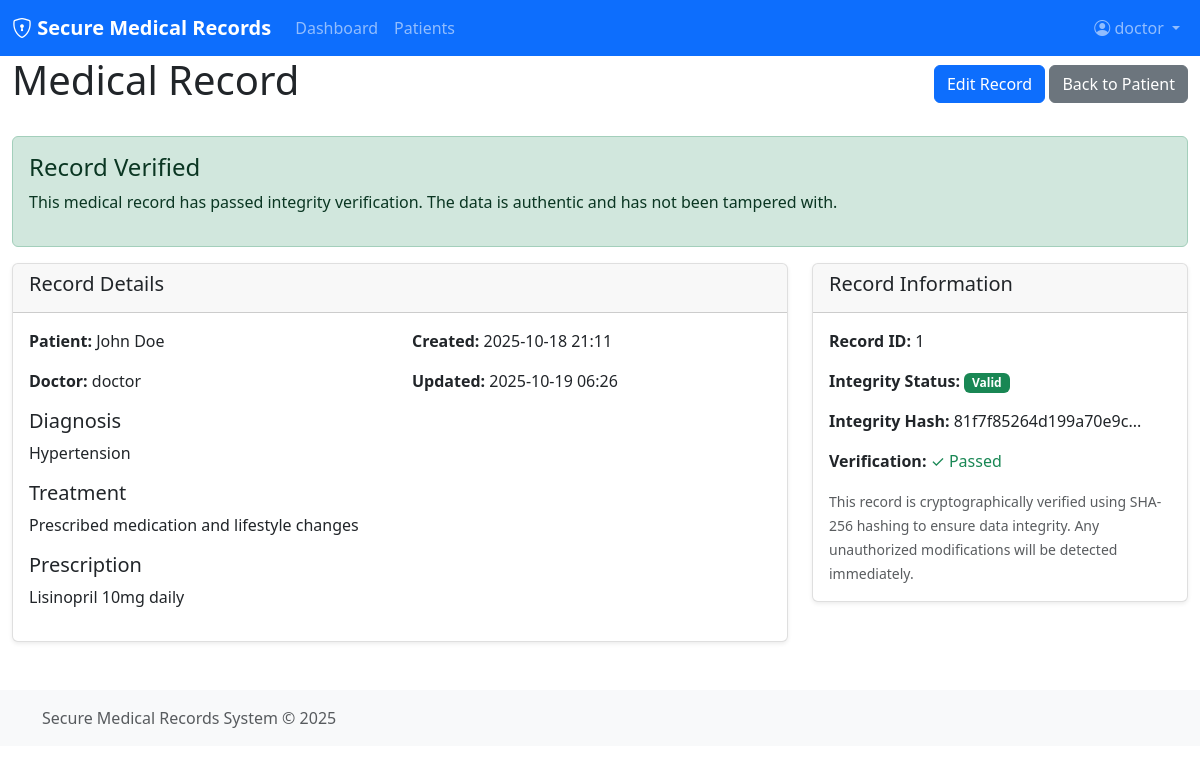
Page /records/1 (signed in) on the committed database.
### app/models/models.py (models this page shows, shortened)
class Patient(db.Model):
    id = db.Column(db.Integer, primary_key=True)
    name = db.Column(db.String(100), nullable=False, index=True)
    dob = db.Column(db.Date, nullable=False)
    gender = db.Column(db.String(10), nullable=False)
    medical_record_number = db.Column(db.String(50), unique=True, nullable=False, index=True)
    created_at = db.Column(db.DateTime, default=datetime.utcnow, index=True)
    phone = db.Column(db.String(20), nullable=True)
    email = db.Column(db.String(120), nullable=True, index=True)
    address = db.Column(db.Text, nullable=True)
    emergency_contact_name = db.Column(db.String(100), nullable=True)
    emergency_contact_phone = db.Column(db.String(20), nullable=True)
    blood_type = db.Column(db.String(10), nullable=True)
    allergies = db.Column(db.Text, nullable=True)

class User(db.Model):
    id = db.Column(db.Integer, primary_key=True)
    username = db.Column(db.String(80), unique=True, nullable=False, index=True)
    email = db.Column(db.String(120), unique=True, nullable=False, index=True)
    password_hash = db.Column(db.String(128), nullable=False)
    role = db.Column(db.String(20), nullable=False, index=True)  # doctor, nurse, admin, board_member
    created_at = db.Column(db.DateTime, default=datetime.utcnow, index=True)

class MedicalRecord(db.Model):
    id = db.Column(db.Integer, primary_key=True)
    patient_id = db.Column(db.Integer, db.ForeignKey('patient.id'), nullable=False, index=True)
    doctor_id = db.Column(db.Integer, db.ForeignKey('user.id'), nullable=False, index=True)
    diagnosis = db.Column(db.Text, nullable=False)
    treatment = db.Column(db.Text, nullable=False)
    prescription = db.Column(db.Text)
    created_at = db.Column(db.DateTime, default=datetime.utcnow, index=True)
    updated_at = db.Column(db.DateTime, default=datetime.utcnow, onupdate=datetime.utcnow, index=True)
    encrypted_data = db.Column(db.Text)  # For storing encrypted sensitive fields
    record_hash = db.Column(db.String(64), nullable=True)
    patient = db.relationship('Patient', backref=db.backref('medical_records', lazy=True))
    doctor = db.relationship('User', backref=db.backref('medical_records', lazy=True))
    def calculate_hash(self):
        record_data = {
            'id': self.id,
            'patient_id': self.patient_id,
            'doctor_id': self.doctor_id,
            'diagnosis': self.diagnosis,
            'treatment': self.treatment,
            'prescription': self.prescription,
            'created_at': self.created_at.isoformat() if self.created_at else None
        }
        record_str = json.dumps(record_data, sort_keys=True, separators=(',', ':'))
        return hashlib.sha256(record_str.encode('utf-8')).hexdigest()
    def verify_integrity(self):
        if not self.record_hash:
            return False
        calculated_hash = self.calculate_hash()
        is_valid = self.record_hash == calculated_hash
        import logging
        logger = logging.getLogger(__name__)
        if not is_valid:
            logger.warning(f"INTEGRITY CHECK FAILED: Record {self.id} - Stored hash: {self.record_hash} - Calculated hash: {calculated_hash}")
        return is_valid

### app/routes/main.py (the view, shortened to what this page needs)
@main_bp.route('/records/<int:record_id>')
@require_role('doctor')
def view_record(record_id):
    try:
        record = MedicalRecord.query.get_or_404(record_id)
        decrypted_data = None
        user_role = session.get('user_role')
        if user_role in ['board_member', 'admin']:
            decrypted_data = record.decrypt_sensitive_data(user_role)
        is_valid = record.verify_integrity()
        log_audit_action(session['user_id'], 'view', 'medical_record', record_id, db.session)
        record_audits = []
        if session.get('user_role') == 'admin':
            record_audits = AuditLog.query.filter_by(
                table_name='medical_record',
                record_id=record_id
            ).order_by(desc(AuditLog.timestamp)).all()
        return render_template('view_record.html', record=record, is_valid=is_valid, record_audits=record_audits, decrypted_data=decrypted_data)
    except Exception as e:
        logger.error(f"Error viewing medical record: {str(e)}")
        flash('An error occurred while viewing the medical record', 'error')
        return redirect(url_for('main.patients'))

### app/__init__.py (called while the page is built)
def format_datetime_utc(value, format='%Y-%m-%d %H:%M'):
    if value is None:
        return ""
    if isinstance(value, datetime):
        if value.tzinfo is None:
            utc_value = value.replace(tzinfo=timezone.utc)
        else:
            utc_value = value
        ist_offset = timedelta(hours=5, minutes=30)
        local_value = utc_value + ist_offset
        return local_value.strftime(format)
    return value

### app/blockchain/blockchain.py (called while the page is built)
def add_audit_record(action, user_id, table_name, record_id, details=""):
    audit_data = {
        "action": action,
        "user_id": user_id,
        "table_name": table_name,
        "record_id": record_id,
        "details": details,
        "timestamp": datetime.utcnow().isoformat()
    }
    block = medical_audit_blockchain.add_block(audit_data)
    return block

    def calculate_hash(self):
        block_string = json.dumps({
            "index": self.index,
            "previous_hash": self.previous_hash,
            "timestamp": self.timestamp,
            "data": self.data,
            "nonce": self.nonce
        }, sort_keys=True).encode()
        return hashlib.sha256(block_string).hexdigest()

    def get_latest_block(self):
        return self.chain[-1]

    def add_block(self, data):
        latest_block = self.get_latest_block()
        new_block = Block(
            index=latest_block.index + 1,
            previous_hash=latest_block.hash,
            timestamp=time.time(),
            data=data
        )
        self.chain.append(new_block)
        return new_block

### app/utils/security.py (called while the page is built)
def log_audit_action(user_id, action, table_name, record_id, db_session):
    from app.models.models import AuditLog, User
    user = User.query.get(user_id)
    username = user.username if user else "Unknown"
    audit_log = AuditLog(
        user_id=user_id,
        action=action,
        table_name=table_name,
        record_id=record_id,
        ip_address=request.remote_addr
    )
    db_session.add(audit_log)
    db_session.commit()
    import logging
    logger = logging.getLogger(__name__)
    logger.info(f"AUDIT: User {username}({user_id}) performed '{action}' on {table_name}:{record_id} from IP {request.remote_addr}")
    try:
        from app.blockchain.blockchain import add_audit_record
        add_audit_record(action, user_id, table_name, record_id, f"User: {username}")
    except Exception as e:
        logger.error(f"Failed to add audit record to blockchain: {e}")

### app/templates/view_record.html (shortened to what this page needs)
{% extends "base.html" %}
{% block content %}
<div class="d-flex justify-content-between align-items-center mb-4">
    <h1>Medical Record</h1>
    <div>
        {% if session.user_role == 'doctor' %}
        <a href="{{ url_for('main.edit_record', record_id=record.id) }}" class="btn btn-primary">Edit Record</a>
        {% endif %}
        <a href="{{ url_for('main.view_patient', patient_id=record.patient_id) }}" class="btn btn-secondary">Back to Patient</a>
    </div>
</div>
{% if not is_valid %}
<div class="alert alert-danger">
    <h4 class="alert-heading">Warning!</h4>
    <p>This medical record has failed the integrity check. The record may have been tampered with.</p>
    <hr>
    <p class="mb-0">Please contact your system administrator immediately.</p>
</div>
{% else %}
<div class="alert alert-success">
    <h4 class="alert-heading">Record Verified</h4>
    <p>This medical record has passed integrity verification. The data is authentic and has not been tampered with.</p>
</div>
{% endif %}
<div class="row">
    <div class="col-md-8">
        <div class="card">
            <div class="card-header">
                <h5>Record Details</h5>
            </div>
            <div class="card-body">
                <div class="row">
                    <div class="col-md-6">
                        <p><strong>Patient:</strong> {{ record.patient.name }}</p>
                        <p><strong>Doctor:</strong> {{ record.doctor.username }}</p>
                    </div>
                    <div class="col-md-6">
                        <p><strong>Created:</strong> {{ record.created_at | datetime_utc('%Y-%m-%d %H:%M') }}</p>
                        <p><strong>Updated:</strong> {{ record.updated_at | datetime_utc('%Y-%m-%d %H:%M') }}</p>
                    </div>
                </div>
                <h5>Diagnosis</h5>
                {% if decrypted_data and decrypted_data.diagnosis %}
                <div class="alert alert-info">
                    <strong>Decrypted Data:</strong> {{ decrypted_data.diagnosis }}
                </div>
                {% elif session.user_role in ['doctor', 'admin', 'board_member'] and record.diagnosis == '[ENCRYPTED]' %}
                <div class="alert alert-warning">
                    <strong>Note:</strong> This record is encrypted for security. As an authorized user, you can view the decrypted data in the edit form.
                    <a href="{{ url_for('main.edit_record', record_id=record.id) }}" class="btn btn-sm btn-primary">View/Edit Decrypted Data</a>
                </div>
                {% elif record.diagnosis == '[ENCRYPTED]' %}
                <div class="alert alert-secondary">
                    <i class="bi bi-lock"></i> This diagnosis information is encrypted for patient privacy and can only be viewed by authorized medical personnel.
                </div>
                {% else %}
                <p>{{ record.diagnosis }}</p>
                {% endif %}
                <h5>Treatment</h5>
                {% if decrypted_data and decrypted_data.treatment %}
                <div class="alert alert-info">
                    <strong>Decrypted Data:</strong> {{ decrypted_data.treatment }}
                </div>
                {% elif session.user_role in ['doctor', 'admin', 'board_member'] and record.treatment == '[ENCRYPTED]' %}
                <div class="alert alert-warning">
                    <strong>Note:</strong> This record is encrypted for security. As an authorized user, you can view the decrypted data in the edit form.
                    <a href="{{ url_for('main.edit_record', record_id=record.id) }}" class="btn btn-sm btn-primary">View/Edit Decrypted Data</a>
                </div>
                {% elif record.treatment == '[ENCRYPTED]' %}
                <div class="alert alert-secondary">
                    <i class="bi bi-lock"></i> This treatment information is encrypted for patient privacy and can only be viewed by authorized medical personnel.
                </div>
                {% else %}
                <p>{{ record.treatment }}</p>
                {% endif %}
                {% if record.prescription %}
                <h5>Prescription</h5>
                {% if decrypted_data and decrypted_data.prescription %}
                <div class="alert alert-info">
                    <strong>Decrypted Data:</strong> {{ decrypted_data.prescription }}
                </div>
                {% elif session.user_role in ['doctor', 'admin', 'board_member'] and record.prescription == '[ENCRYPTED]' %}
                <div class="alert alert-warning">
                    <strong>Note:</strong> This record is encrypted for security. As an authorized user, you can view the decrypted data in the edit form.
                    <a href="{{ url_for('main.edit_record', record_id=record.id) }}" class="btn btn-sm btn-primary">View/Edit Decrypted Data</a>
                </div>
                {% elif record.prescription == '[ENCRYPTED]' %}
                <div class="alert alert-secondary">
                    <i class="bi bi-lock"></i> This prescription information is encrypted for patient privacy and can only be viewed by authorized medical personnel.
                </div>
                {% else %}
                <p>{{ record.prescription }}</p>
                {% endif %}
                {% endif %}
            </div>
        </div>
    </div>
    <div class="col-md-4">
        <div class="card">
            <div class="card-header">
                <h5>Record Information</h5>
            </div>
            <div class="card-body">
                <p><strong>Record ID:</strong> {{ record.id }}</p>
                <p><strong>Integrity Status:</strong>
                    {% if is_valid %}
                        <span class="badge bg-success">Valid</span>
                    {% else %}
                        <span class="badge bg-danger">Invalid</span>
                    {% endif %}
                </p>
                <p><strong>Integrity Hash:</strong> {{ record.record_hash[:20] }}...</p>
                <p><strong>Verification:</strong>
                    {% if is_valid %}
                        <span class="text-success">✓ Passed</span>
                    {% else %}
                        <span class="text-danger">✗ Failed</span>
                    {% endif %}
                </p>
                <div class="mt-3">
                    <small class="text-muted">
                        This record is cryptographically verified using SHA-256 hashing to ensure data integrity.
                        Any unauthorized modifications will be detected immediately.
                    </small>
                </div>
            </div>
        </div>
    </div>
</div>
{% endblock %}

### app/templates/base.html (style rules this page uses)
.card { box-shadow: 0 0.125rem 0.25rem rgba(0, 0, 0, 0.075); border: 1px solid rgba(0, 0, 0, 0.125); }

### rows in the picture
Patient: patient.name "John Doe"
User: doctor.username "doctor"
MedicalRecord: created_at "2025-10-18 21:11", updated_at "2025-10-19 06:26", diagnosis "Hypertension", treatment "Prescribed medication and lifestyle changes", prescription "Lisinopril 10mg daily", id "1", record_hash "81f7f85264d199a70e9c"

### other values in the picture
{{ session.username }} "doctor"
